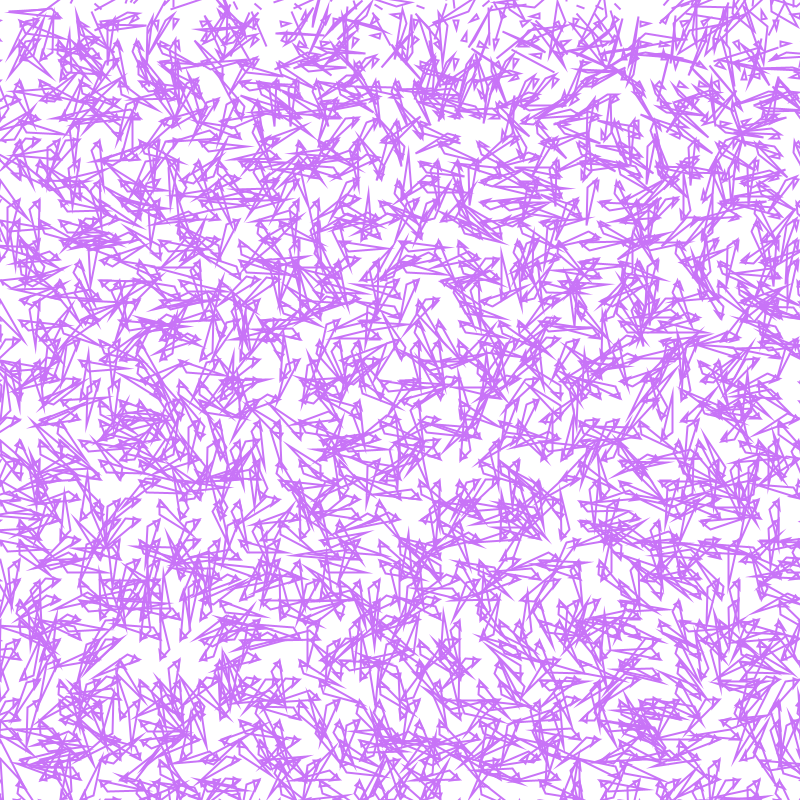
Frame 1 (no input)
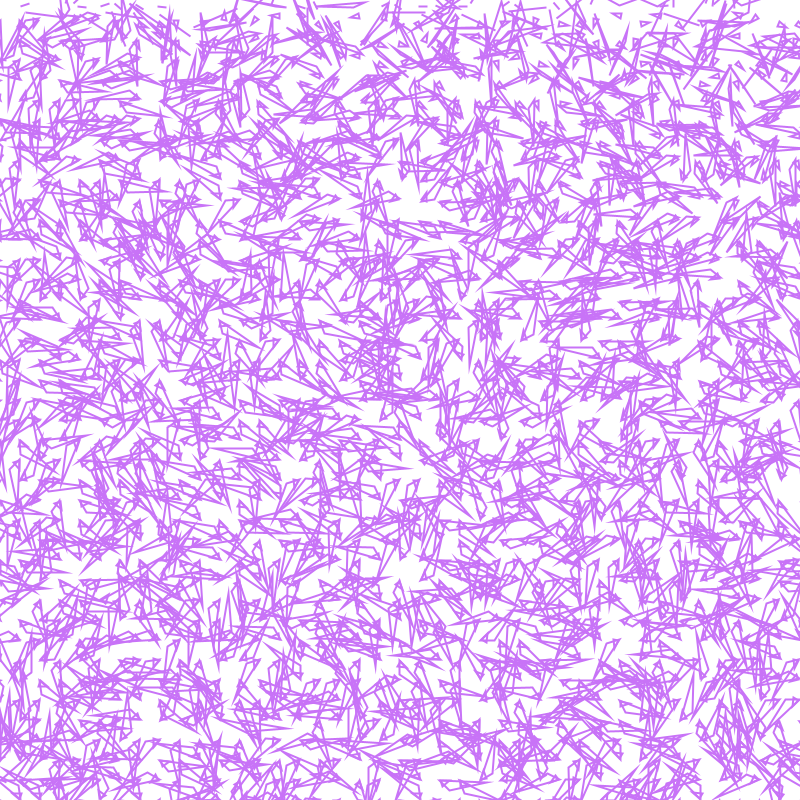
Frame 60 (the mouse pressed at the canvas centre just before this capture)
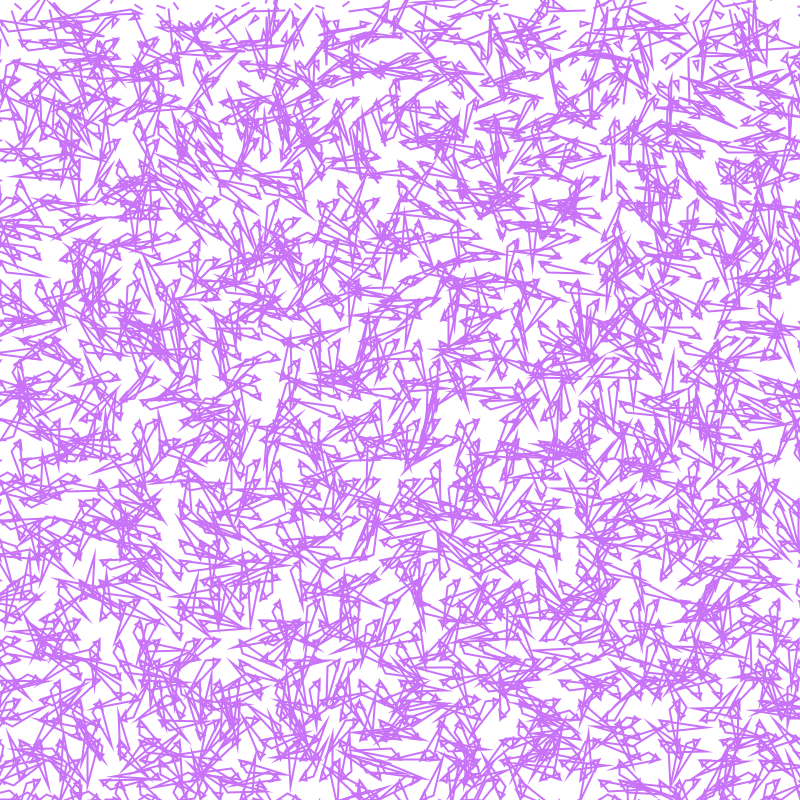
Frame 120 (the mouse held since frame 60 and released just before this capture)

The Processing sketch that drew these frames (run headless with seeded random() and noise(); from frame 60 on, the mouse is pressed at the canvas centre):

// Processing sketch: processing_60181
// ── processing_60181.pde

void setup() {
  size(800,800);
  smooth();
  background(255);
  
 
}
 
 
void draw() {
 background(255);
 noFill();

  int x=0;
  int y=0;
  float angle = 3;
 
 for (x = 0;  x <= width; x+=20) {
    for (y= 0; y <= height; y+=20) {
       
      pushMatrix();
      translate(x,y);
     angle = atan2(x,y);
      rotate(random(10));
     float abstand = 0;
      stroke(200,115,247);
 strokeWeight(2);
      
      
      triangle(10,sin(abstand/x),cos(abstand/y),angle,3,6);
      triangle(47,cos(abstand),abstand/y,tan(angle),10,10);
     
      popMatrix();
       
  
   

    }
 }
}
